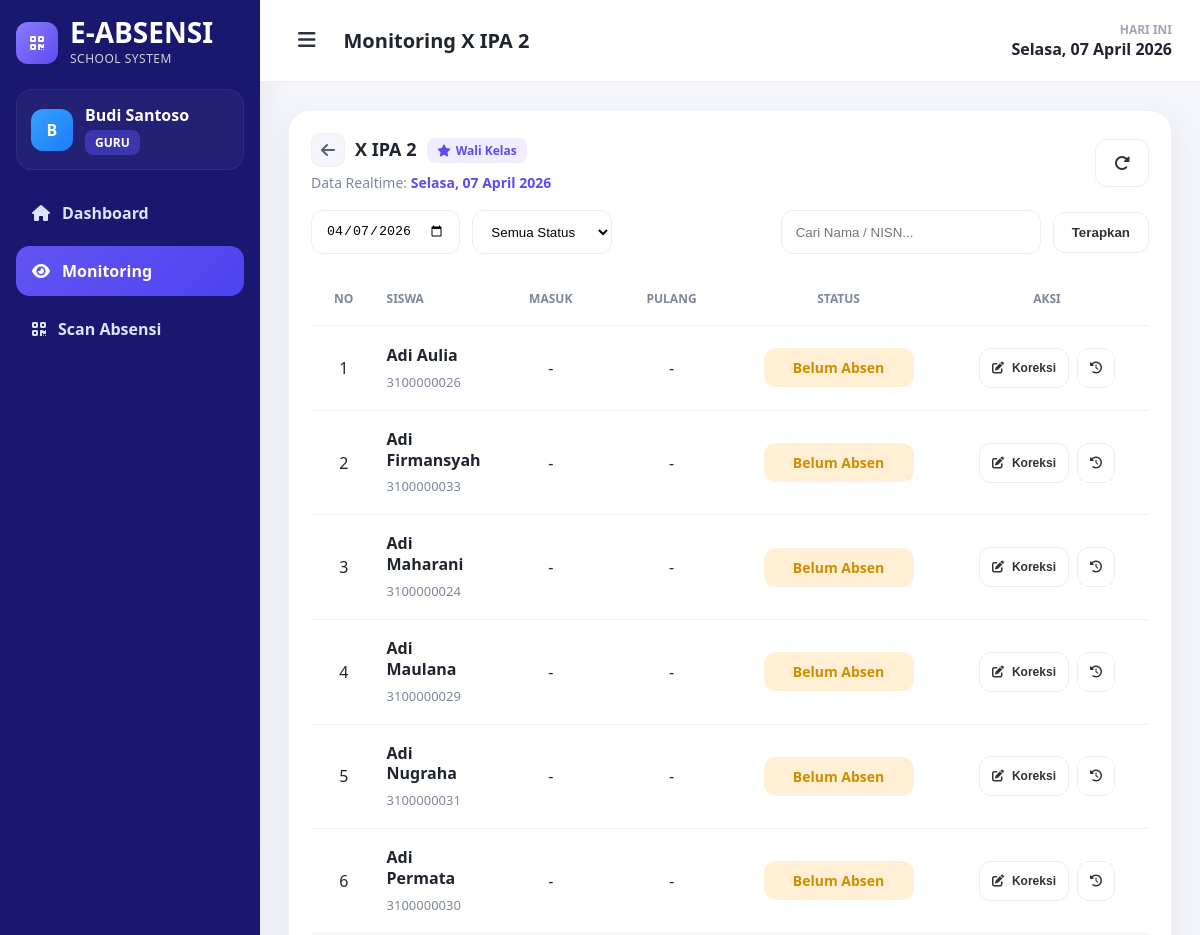
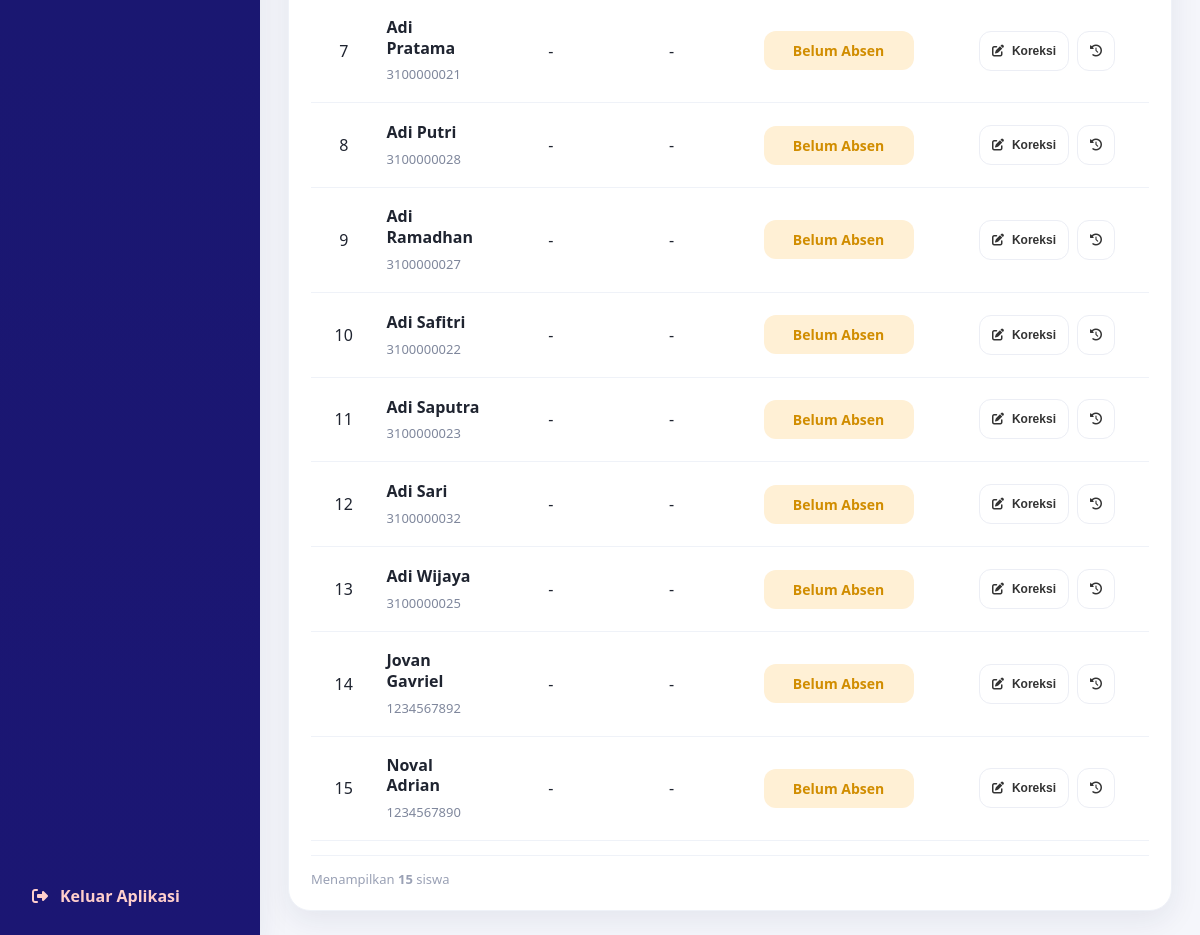
Screenshot of /guru/monitoring_kelas.php?kelas_id=1&tanggal=2026-04-07 (signed in) with the database file from the repository (2 pictures, top to bottom).
### tables this page shows
CREATE TABLE `kelas` (
  `id` int NOT NULL,
  `nama_kelas` varchar(20) NOT NULL,
  `wali_guru_id` int DEFAULT NULL,
  `created_at` timestamp NULL DEFAULT CURRENT_TIMESTAMP
);

CREATE TABLE `siswa` (
  `id` int NOT NULL,
  `user_id` int NOT NULL,
  `nis` varchar(30) NOT NULL,
  `nisn` varchar(30) NOT NULL,
  `kelas_id` int NOT NULL,
  `jenis_kelamin` enum('L','P') DEFAULT NULL,
  `alamat` text,
  `no_hp_ortu` varchar(20) DEFAULT NULL,
  `foto` varchar(255) DEFAULT NULL,
  `kode_kartu` varchar(100) NOT NULL,
  `status_siswa` enum('aktif','nonaktif') DEFAULT 'aktif',
  `created_at` timestamp NULL DEFAULT CURRENT_TIMESTAMP
);

CREATE TABLE `users` (
  `id` int NOT NULL,
  `nama` varchar(100) NOT NULL,
  `username` varchar(50) NOT NULL,
  `email` varchar(100) DEFAULT NULL,
  `password` varchar(255) NOT NULL,
  `role` enum('admin','guru','siswa') NOT NULL,
  `status_akun` enum('aktif','nonaktif') DEFAULT 'aktif',
  `created_at` timestamp NULL DEFAULT CURRENT_TIMESTAMP,
  `updated_at` timestamp NULL DEFAULT CURRENT_TIMESTAMP ON UPDATE CURRENT_TIMESTAMP
);

### includes/functions.php (called while the page is built, shortened)
<?php
function formatTanggalIndonesia(string $tanggal): string
{
    static $hariMap = [
        'Sunday'    => 'Minggu',
        'Monday'    => 'Senin',
        'Tuesday'   => 'Selasa',
        'Wednesday' => 'Rabu',
        'Thursday'  => 'Kamis',
        'Friday'    => 'Jumat',
        'Saturday'  => 'Sabtu',
    ];
    static $bulanMap = [
        'January'   => 'Januari',
        'February'  => 'Februari',
        'March'     => 'Maret',
        'April'     => 'April',
        'May'       => 'Mei',
        'June'      => 'Juni',
        'July'      => 'Juli',
        'August'    => 'Agustus',
        'September' => 'September',
        'October'   => 'Oktober',
        'November'  => 'November',
        'December'  => 'Desember',
    ];
    $hasil = date('l, d F Y', strtotime($tanggal));
    $hasil = strtr($hasil, $hariMap);
    $hasil = strtr($hasil, $bulanMap);
    return $hasil;
}
function getGuruId(mysqli $conn): ?int
{
    if (!empty($_SESSION['guru_id'])) {
        return (int) $_SESSION['guru_id'];
    }
    return null;
}

### guru/monitoring_kelas.php (the view, shortened to what this page needs)
<?php
require_once '../config/database.php';
require_once '../includes/functions.php';
$guruId = getGuruId($conn);
function hasTableColumn(mysqli $conn, string $table, string $column): bool
{
    static $cache = [];
    $key = $table . '.' . $column;
    $sql = "
        SELECT COUNT(*) AS total
        FROM INFORMATION_SCHEMA.COLUMNS
        WHERE TABLE_SCHEMA = DATABASE()
          AND TABLE_NAME = ?
          AND COLUMN_NAME = ?
    ";
    $stmt = $conn->prepare($sql);
    $stmt->bind_param("ss", $table, $column);
    $stmt->execute();
    $row = $stmt->get_result()->fetch_assoc();
    $cache[$key] = ((int) ($row['total'] ?? 0)) > 0;
    return $cache[$key];
}
function formatMetodeLabel(?string $metode): string
{
    return match ($metode) {
        'scan'   => 'Scan',
        'manual' => 'Manual',
        'import' => 'Import',
        default  => '-',
    };
}
$kelasId = (int) ($_GET['kelas_id'] ?? 0);
$tanggalDipilih = $_GET['tanggal'] ?? date('Y-m-d');
$statusFilter = trim($_GET['status'] ?? '');
$q = trim($_GET['q'] ?? '');
$hasMetodeMasuk      = hasTableColumn($conn, 'absensi', 'metode_masuk');
$hasMetodePulang     = hasTableColumn($conn, 'absensi', 'metode_pulang');
$hasCorrectedBy      = hasTableColumn($conn, 'absensi', 'corrected_by_user_id');
$hasCorrectedAt      = hasTableColumn($conn, 'absensi', 'corrected_at');
$hasAlasanKoreksi    = hasTableColumn($conn, 'absensi', 'alasan_koreksi');
$stmtRole = $conn->prepare("
    SELECT role_guru_kelas
    FROM guru_kelas
    WHERE guru_id = ? AND kelas_id = ?
    LIMIT 1
");
$stmtRole->bind_param("ii", $guruId, $kelasId);
$stmtRole->execute();
$rowRole = $stmtRole->get_result()->fetch_assoc();
$roleGuru = $rowRole['role_guru_kelas'];
$isWali   = ($roleGuru === 'wali');
$stmtKelas = $conn->prepare("SELECT nama_kelas FROM kelas WHERE id = ? LIMIT 1");
$stmtKelas->bind_param("i", $kelasId);
$stmtKelas->execute();
$namaKelas = $stmtKelas->get_result()->fetch_assoc()['nama_kelas'] ?? '-';
$labelTanggal = formatTanggalIndonesia($tanggalDipilih);
$isHariIni = ($tanggalDipilih === date('Y-m-d'));
$pengajarDalamWindow = false;
$selectAudit = [];
$joinAudit = [];
if ($hasMetodeMasuk) {
    $selectAudit[] = "a.metode_masuk";
} else {
    $selectAudit[] = "NULL AS metode_masuk";
}
if ($hasMetodePulang) {
    $selectAudit[] = "a.metode_pulang";
} else {
    $selectAudit[] = "NULL AS metode_pulang";
}
if ($hasAlasanKoreksi) {
    $selectAudit[] = "a.alasan_koreksi";
} else {
    $selectAudit[] = "NULL AS alasan_koreksi";
}
if ($hasCorrectedAt) {
    $selectAudit[] = "a.corrected_at";
} else {
    $selectAudit[] = "NULL AS corrected_at";
}
if ($hasCorrectedBy) {
    $selectAudit[] = "uc.nama AS corrected_by_name";
    $joinAudit[] = "LEFT JOIN users uc ON uc.id = a.corrected_by_user_id";
} else {
    $selectAudit[] = "NULL AS corrected_by_name";
}
if (hasTableColumn($conn, 'absensi', 'scanned_masuk_by_user_id')) {
    $selectAudit[] = "um.nama AS scanned_masuk_by_name";
    $joinAudit[] = "LEFT JOIN users um ON um.id = a.scanned_masuk_by_user_id";
} else {
    $selectAudit[] = "NULL AS scanned_masuk_by_name";
}
if (hasTableColumn($conn, 'absensi', 'scanned_pulang_by_user_id')) {
    $selectAudit[] = "up.nama AS scanned_pulang_by_name";
    $joinAudit[] = "LEFT JOIN users up ON up.id = a.scanned_pulang_by_user_id";
} else {
    $selectAudit[] = "NULL AS scanned_pulang_by_name";
}
$sql = "
    SELECT
        s.id AS siswa_id,
        u.nama,
        s.nisn,
        a.id AS absensi_id,
        a.jam_masuk,
        a.jam_pulang,
        a.status_masuk,
        a.status_pulang,
        a.keterangan,
        " . implode(",\n        ", $selectAudit) . "
    FROM siswa s
    INNER JOIN users u ON u.id = s.user_id
    LEFT JOIN absensi a ON a.siswa_id = s.id
                       AND a.tanggal = ?
    " . implode("\n    ", $joinAudit) . "
    WHERE s.kelas_id = ?
      AND s.status_siswa = 'aktif'
";
$params = [$tanggalDipilih, $kelasId];
$types  = "si";
$sql .= " ORDER BY u.nama ASC";
$stmt = $conn->prepare($sql);
$stmt->bind_param($types, ...$params);
$stmt->execute();
$result = $stmt->get_result();
$dataMonitoring = [];
while ($row = $result->fetch_assoc()) {
    $statusSaatIni   = $row['status_masuk'] ?? 'Belum Absen';
    $keteranganWaktu = 'Belum Absen';
    $keteranganClass = 'status-yellow';
    if ($isWali) {
        $editMode = 'canEdit';
    } elseif ($isHariIni && $pengajarDalamWindow) {
        $editMode = 'canEdit';
    } elseif ($isHariIni) {
        $editMode = 'warnEdit';
    } else {
        $editMode = 'locked';
    }
    $row['status_saat_ini']  = $statusSaatIni;
    $row['keterangan_waktu'] = $keteranganWaktu;
    $row['keterangan_class'] = $keteranganClass;
    $row['edit_mode']        = $editMode;
    $dataMonitoring[]        = $row;
}
$totalData = count($dataMonitoring);
include '../includes/header.php';
?>
<div class="app-layout">
    <?php include '../includes/sidebar.php'; ?>
    <div class="main-content">
        <?php include '../includes/topbar.php'; ?>
        <div class="content-area">
            <div class="table-card">
                <div class="table-header">
                    <div>
                        <div style="display:flex;align-items:center;gap:10px;margin-bottom:4px;">
                            <a href="<?= BASE_URL; ?>/guru/monitoring.php?tanggal=<?= urlencode($tanggalDipilih); ?>"
                                class="mkelas-back-btn" title="Kembali ke daftar kelas">
                                <i class="fa-solid fa-arrow-left"></i>
                            </a>
                            <div class="table-title">
                                <?= htmlspecialchars($namaKelas); ?>
                                <?php if ($isWali): ?>
                                    <span class="mkelas-role mkelas-role-wali" style="font-size:12px;vertical-align:middle;margin-left:6px;">
                                        <i class="fa-solid fa-star"></i> Wali Kelas
                                    </span>
                                <?php else: ?>
                                    <span class="mkelas-role mkelas-role-pengajar" style="font-size:12px;vertical-align:middle;margin-left:6px;">
                                        <i class="fa-solid fa-chalkboard-user"></i> Pengajar
                                    </span>
                                <?php endif; ?>
                            </div>
                        </div>
                        <div class="monitoring-sub-label">
                            Data Realtime: <strong><?= htmlspecialchars($labelTanggal); ?></strong>
                        </div>
                    </div>
                    <div class="table-tools" style="flex-wrap:wrap;gap:8px;">
                        <a href="<?= BASE_URL; ?>/guru/monitoring_kelas.php?kelas_id=<?= $kelasId; ?>&tanggal=<?= urlencode($tanggalDipilih); ?>&status=<?= urlencode($statusFilter); ?>&q=<?= urlencode($q); ?>"
                            class="btn-light-theme" title="Refresh">
                            <i class="fa-solid fa-rotate-right"></i>
                        </a>
                    </div>
                </div>
                <form method="GET" class="filter-row monitoring-filter-row">
                    <div class="filter-left monitoring-filter-left">
                        <input type="date" name="tanggal"
                            value="<?= htmlspecialchars($tanggalDipilih); ?>"
                            class="input-theme">
                        <select name="status" class="select-theme">
                            <option value="">Semua Status</option>
                        </select>
                    </div>
                    <div class="filter-right monitoring-filter-right">
                        <input type="text" name="q"
                            value="<?= htmlspecialchars($q); ?>"
                            class="input-theme search-theme"
                            placeholder="Cari Nama / NISN...">
                        <button type="submit" class="btn-light-theme">Terapkan</button>
                    </div>
                </form>
                <div class="table-responsive-theme">
                    <table class="theme-table monitoring-table">
                        <thead>
                            <tr>
                                <th>No</th>
                                <th>Siswa</th>
                                <th>Masuk</th>
                                <th>Pulang</th>
                                <th>Status</th>
                                <th>Aksi</th>
                            </tr>
                        </thead>
                        <tbody>
                            <?php if ($totalData > 0): ?>
                                <?php foreach ($dataMonitoring as $i => $row): ?>
                                    <tr>
                                        <td><?= $i + 1; ?></td>
                                        <td>
                                            <strong><?= htmlspecialchars($row['nama']); ?></strong><br>
                                            <span class="monitoring-nisn"><?= htmlspecialchars($row['nisn']); ?></span>
                                        </td>
                                        <td><?= !empty($row['jam_masuk']) ? substr($row['jam_masuk'], 0, 5) : '-'; ?></td>
                                        <td><?= !empty($row['jam_pulang']) ? substr($row['jam_pulang'], 0, 5) : '-'; ?></td>
                                        <td>
                                            <span class="status-pill <?= $row['keterangan_class']; ?>">
                                                <?= htmlspecialchars($row['keterangan_waktu']); ?>
                                            </span>
                                        </td>
                                        <td>
                                            <?php if ($row['edit_mode'] === 'locked'): ?>
                                                <div class="status-locked-wrap" title="Hanya bisa diubah pada hari yang bersangkutan">
                                                    <span class="status-pill status-locked-pill status-muted">Terkunci</span>
                                                    <i class="fa-solid fa-lock status-lock-icon"></i>
                                                </div>
                                            <?php else: ?>
                                                <div class="aksi-btn-group">
                                                    <button
                                                        type="button"
                                                        class="btn-light-theme btn-koreksi-modal"
                                                        data-siswa-id="<?= (int) $row['siswa_id']; ?>"
                                                        data-nama="<?= htmlspecialchars($row['nama'], ENT_QUOTES); ?>"
                                                        data-tanggal="<?= htmlspecialchars($tanggalDipilih, ENT_QUOTES); ?>"
                                                        data-edit-mode="<?= htmlspecialchars($row['edit_mode'], ENT_QUOTES); ?>"
                                                        data-jam-masuk="<?= !empty($row['jam_masuk']) ? substr($row['jam_masuk'], 0, 5) : ''; ?>"
                                                        data-jam-pulang="<?= !empty($row['jam_pulang']) ? substr($row['jam_pulang'], 0, 5) : ''; ?>"
                                                        onclick="openKoreksiModal(this)">
                                                        <i class="fa-solid fa-pen-to-square"></i> Koreksi
                                                    </button>
                                                    <button
                                                        type="button"
                                                        class="btn-light-theme btn-riwayat-modal"
                                                        data-nama="<?= htmlspecialchars($row['nama'], ENT_QUOTES); ?>"
                                                        data-masuk="<?= !empty($row['jam_masuk']) ? substr($row['jam_masuk'], 0, 5) : '-'; ?>"
                                                        data-pulang="<?= !empty($row['jam_pulang']) ? substr($row['jam_pulang'], 0, 5) : '-'; ?>"
                                                        data-status="<?= htmlspecialchars($row['status_saat_ini'], ENT_QUOTES); ?>"
                                                        data-metode-masuk="<?= htmlspecialchars(formatMetodeLabel($row['metode_masuk'] ?? null), ENT_QUOTES); ?>"
                                                        data-metode-pulang="<?= htmlspecialchars(formatMetodeLabel($row['metode_pulang'] ?? null), ENT_QUOTES); ?>"
                                                        data-scan-masuk="<?= htmlspecialchars($row['scanned_masuk_by_name'] ?? '-', ENT_QUOTES); ?>"
                                                        data-scan-pulang="<?= htmlspecialchars($row['scanned_pulang_by_name'] ?? '-', ENT_QUOTES); ?>"
                                                        data-corrected-by="<?= htmlspecialchars($row['corrected_by_name'] ?? '-', ENT_QUOTES); ?>"
                                                        data-corrected-at="<?= !empty($row['corrected_at']) ? date('d/m/Y H:i', strtotime($row['corrected_at'])) : '-'; ?>"
                                                        data-alasan="<?= htmlspecialchars($row['alasan_koreksi'] ?? '-', ENT_QUOTES); ?>"
                                                        onclick="openRiwayatModal(this)">
                                                        <i class="fa-solid fa-clock-rotate-left"></i>
                                                    </button>
                                                </div>
                                            <?php endif; ?>
                                        </td>
                                    </tr>
                                <?php endforeach; ?>
                            <?php endif; ?>
                        </tbody>
                    </table>
                </div>
                <div class="monitoring-footer-note">
                    Menampilkan <strong><?= $totalData; ?></strong> siswa
                </div>
            </div>
        </div>
    </div>
</div>
<?php include '../includes/footer.php'; ?>

### rows the page displays
kelas: nama_kelas "X IPA 2"
siswa: user.nama "Adi Aulia", nisn "3100000026", keterangan_waktu "Belum Absen"
siswa: user.nama "Adi Firmansyah", nisn "3100000033", keterangan_waktu "Belum Absen"
siswa: user.nama "Adi Maharani", nisn "3100000024", keterangan_waktu "Belum Absen"
siswa: user.nama "Adi Maulana", nisn "3100000029", keterangan_waktu "Belum Absen"
siswa: user.nama "Adi Nugraha", nisn "3100000031", keterangan_waktu "Belum Absen"
siswa: user.nama "Adi Permata", nisn "3100000030", keterangan_waktu "Belum Absen"
siswa: user.nama "Adi Pratama", nisn "3100000021", keterangan_waktu "Belum Absen"
siswa: user.nama "Adi Putri", nisn "3100000028", keterangan_waktu "Belum Absen"
siswa: user.nama "Adi Ramadhan", nisn "3100000027", keterangan_waktu "Belum Absen"
siswa: user.nama "Adi Safitri", nisn "3100000022", keterangan_waktu "Belum Absen"
siswa: user.nama "Adi Saputra", nisn "3100000023", keterangan_waktu "Belum Absen"
siswa: user.nama "Adi Sari", nisn "3100000032", keterangan_waktu "Belum Absen"
siswa: user.nama "Adi Wijaya", nisn "3100000025", keterangan_waktu "Belum Absen"
siswa: user.nama "Jovan Gavriel", nisn "1234567892", keterangan_waktu "Belum Absen"
siswa: user.nama "Noval Adrian", nisn "1234567890", keterangan_waktu "Belum Absen"

### other values shown
$inisial "B"
$nama "Budi Santoso"
$role "GURU"
$pageTitle "Monitoring X IPA 2"
$tanggalIndonesia "Selasa, 07 April 2026"
$labelTanggal "Selasa, 07 April 2026"
$totalData "15"
